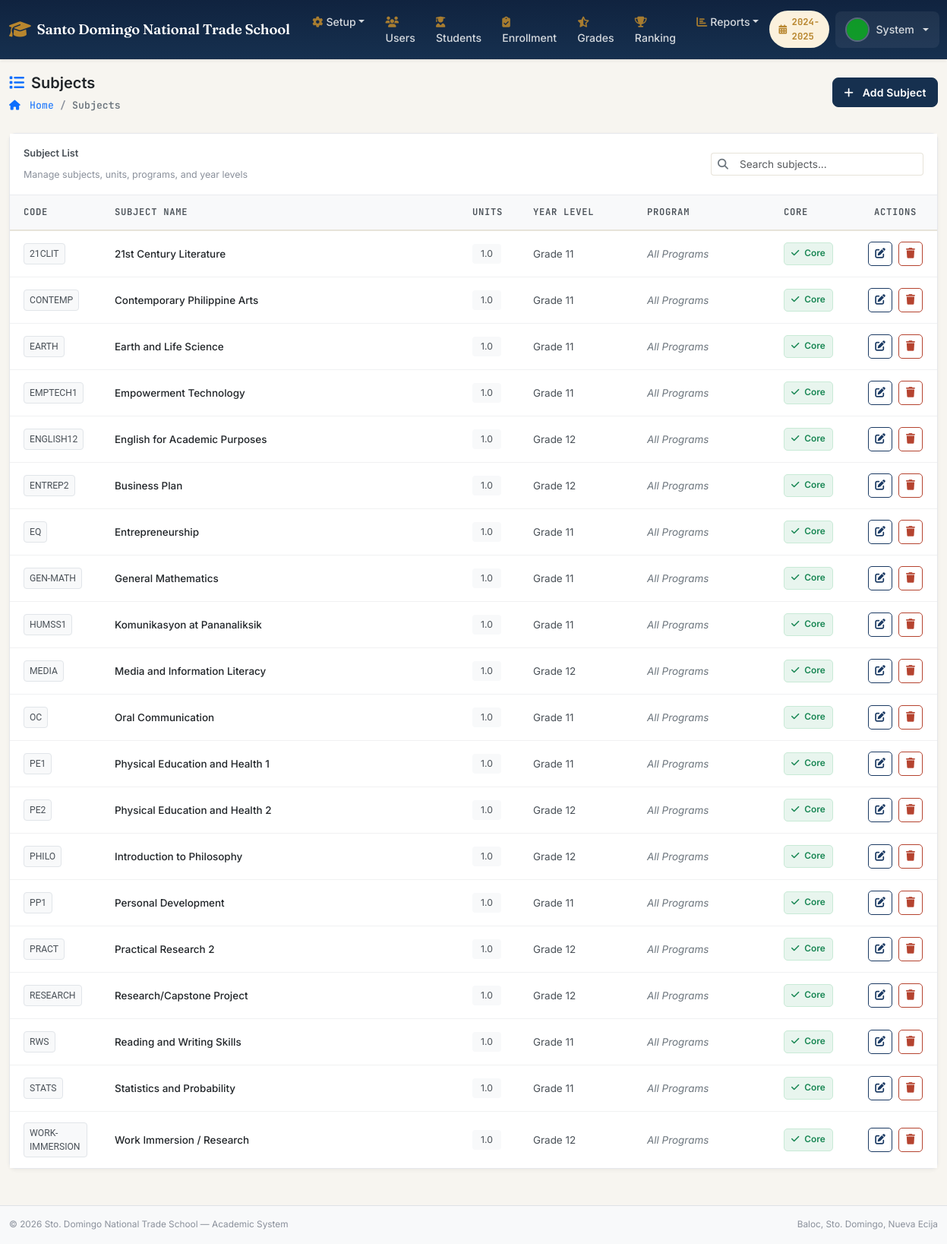
/sdnts/admin/subjects.php (signed in), run on the app's committed database.
### tables this page shows
CREATE TABLE `system_settings` (
  `settingID` INT AUTO_INCREMENT PRIMARY KEY,
  `settingKey` VARCHAR(100) UNIQUE NOT NULL,
  `settingValue` TEXT,
  `dateUpdated` DATETIME DEFAULT CURRENT_TIMESTAMP ON UPDATE CURRENT_TIMESTAMP
);

CREATE TABLE `academicYear` (
  `ayID` INT AUTO_INCREMENT PRIMARY KEY,
  `academicYear` VARCHAR(20) NOT NULL,
  `academicDesc` TEXT,
  `status` ENUM('active','inactive') DEFAULT 'inactive',
  `dateCreated` DATETIME DEFAULT CURRENT_TIMESTAMP,
  `dateDeleted` DATETIME DEFAULT NULL
);

CREATE TABLE `users` (
  `userID` INT AUTO_INCREMENT PRIMARY KEY,
  `employeeNo` VARCHAR(20) UNIQUE DEFAULT NULL,
  `firstName` VARCHAR(100) NOT NULL,
  `middleName` VARCHAR(100) DEFAULT NULL,
  `lastName` VARCHAR(100) NOT NULL,
  `extName` VARCHAR(10) DEFAULT NULL,
  `pic` VARCHAR(255) DEFAULT 'default.png',
  `roleID` INT NOT NULL,
  `email` VARCHAR(150) NOT NULL UNIQUE,
  `password` VARCHAR(255) NOT NULL,
  `programID` INT DEFAULT NULL,
  `isActive` TINYINT(1) DEFAULT 1,
  `dateCreated` DATETIME DEFAULT CURRENT_TIMESTAMP,
  `dateDeleted` DATETIME DEFAULT NULL,
  `deletedBy` INT DEFAULT NULL COMMENT 'Archive audit trail: userID who archived this record',
  FOREIGN KEY (`roleID`) REFERENCES `roles`(`roleID`)
);

CREATE TABLE `subjects` (
  `subjectID` INT AUTO_INCREMENT PRIMARY KEY,
  `subjectCode` VARCHAR(30) NOT NULL,
  `subjectName` VARCHAR(200) NOT NULL,
  `subjectDesc` TEXT,
  `units` DECIMAL(3,1) DEFAULT 1.0,
  `yearID` INT DEFAULT NULL,
  `progID` INT DEFAULT NULL,
  `isCore` TINYINT(1) DEFAULT 0 COMMENT '1=Core subject for all strands',
  `dateCreated` DATETIME DEFAULT CURRENT_TIMESTAMP,
  `dateDeleted` DATETIME DEFAULT NULL,
  FOREIGN KEY (`yearID`) REFERENCES `year`(`yearID`),
  FOREIGN KEY (`progID`) REFERENCES `programs`(`progID`)
);

CREATE TABLE `year` (
  `yearID` INT AUTO_INCREMENT PRIMARY KEY,
  `yearName` VARCHAR(50) NOT NULL,
  `yearDesc` VARCHAR(100),
  `progID` INT NOT NULL,
  `dateCreated` DATETIME DEFAULT CURRENT_TIMESTAMP,
  `dateDeleted` DATETIME DEFAULT NULL,
  FOREIGN KEY (`progID`) REFERENCES `programs`(`progID`)
);

### sdnts/includes/config.php (called while the page is built, shortened)
<?php
function getDB(): PDO {
    static $pdo = null;
    if ($pdo === null) {
        try {
            $dsn = "mysql:host=" . DB_HOST . ";dbname=" . DB_NAME . ";charset=" . DB_CHARSET;
            $options = [
                PDO::ATTR_ERRMODE            => PDO::ERRMODE_EXCEPTION,
                PDO::ATTR_DEFAULT_FETCH_MODE => PDO::FETCH_ASSOC,
                PDO::ATTR_EMULATE_PREPARES   => false,
            ];
            $pdo = new PDO($dsn, DB_USER, DB_PASS, $options);
        } catch (PDOException $e) {
            die('<div style="background:#fee;padding:20px;font-family:monospace;">
                <strong>Database Connection Error</strong><br>
                Please ensure XAMPP MySQL is running and database <strong>sdnts_db</strong> exists.<br>
                Run <code>database.sql</code> first.<br>
                Error: ' . htmlspecialchars($e->getMessage()) . '
            </div>');
        }
    }
    return $pdo;
}
function getActiveAY(): array {
    $db = getDB();
    $stmt = $db->prepare("SELECT * FROM academicYear WHERE status='active' LIMIT 1");
    $stmt->execute();
    return $stmt->fetch() ?: ['ayID' => 1, 'academicYear' => '2024-2025'];
}
function getSetting(string $key): string {
    $db = getDB();
    $stmt = $db->prepare("SELECT settingValue FROM system_settings WHERE settingKey=?");
    $stmt->execute([$key]);
    $row = $stmt->fetch();
    return $row ? $row['settingValue'] : '';
}
function clean(string $str): string {
    return htmlspecialchars(trim($str), ENT_QUOTES, 'UTF-8');
}

### sdnts/admin/subjects.php (the view, shortened to what this page needs)
<?php
require_once '../includes/config.php';
$db = getDB();
$subjects = $db->query("
    SELECT
        s.*,
        y.yearName,
        p.progName
    FROM subjects s
    LEFT JOIN year y
        ON s.yearID = y.yearID
    LEFT JOIN programs p
        ON s.progID = p.progID
    WHERE s.dateDeleted IS NULL
    ORDER BY s.subjectCode
")->fetchAll();
include '../includes/header.php';
?>
<div class="subject-page-header d-flex justify-content-between align-items-center">
    <div>
        <div class="subject-page-title">
            <i class="fas fa-list"></i>
            <span>Subjects</span>
        </div>
        <nav aria-label="breadcrumb">
            <ol class="breadcrumb subject-breadcrumb">
                <li class="breadcrumb-item">
                    <a href="<?= SITE_URL ?>/dashboard.php">
                        <i class="fas fa-home me-1"></i>
                        Home
                    </a>
                </li>
                <li
                    class="breadcrumb-item active"
                    aria-current="page"
                >
                    Subjects
                </li>
            </ol>
        </nav>
    </div>
    <button
        type="button"
        class="btn btn-primary subject-add-btn"
        data-bs-toggle="modal"
        data-bs-target="#modalSubj"
        onclick="resetSubjectForm()"
    >
        <i class="fas fa-plus me-2"></i>
        Add Subject
    </button>
</div>
<div class="subject-card">
    <div class="subject-toolbar">
        <div class="d-flex justify-content-between align-items-center">
            <div>
                <div class="subject-toolbar-label">
                    Subject List
                </div>
                <small class="text-muted">
                    Manage subjects, units, programs, and year levels
                </small>
            </div>
            <div class="subject-search">
                <div class="input-group input-group-sm">
                    <span class="input-group-text">
                        <i class="fas fa-search"></i>
                    </span>
                    <input
                        type="text"
                        id="subjectSearch"
                        class="form-control"
                        placeholder="Search subjects..."
                        autocomplete="off"
                    >
                </div>
            </div>
        </div>
    </div>
    <?php if (!empty($subjects)): ?>
        <div class="table-responsive">
            <table
                class="table subject-table table-hover"
                id="subjectTable"
            >
                <thead>
                    <tr>
                        <th style="width: 120px;">
                            Code
                        </th>
                        <th style="min-width: 210px;">
                            Subject Name
                        </th>
                        <th style="width: 80px;">
                            Units
                        </th>
                        <th style="width: 150px;">
                            Year Level
                        </th>
                        <th style="width: 180px;">
                            Program
                        </th>
                        <th style="width: 110px;">
                            Core
                        </th>
                        <th
                            style="width: 110px;"
                            class="text-center"
                        >
                            Actions
                        </th>
                    </tr>
                </thead>
                <tbody>
                <?php foreach ($subjects as $s): ?>
                    <tr>
                        <td>
                            <span class="subject-code">
                                <?= clean($s['subjectCode']) ?>
                            </span>
                        </td>
                        <td>
                            <span class="subject-name">
                                <?= clean($s['subjectName']) ?>
                            </span>
                        </td>
                        <td>
                            <span class="subject-units">
                                <?= clean($s['units']) ?>
                            </span>
                        </td>
                        <td>
                            <?php if (!empty($s['yearName'])): ?>
                                <span class="subject-assignment">
                                    <?= clean($s['yearName']) ?>
                                </span>
                            <?php else: ?>
                                <span class="subject-all">
                                    All Levels
                                </span>
                            <?php endif; ?>
                        </td>
                        <td>
                            <?php if (!empty($s['progName'])): ?>
                                <span class="subject-assignment">
                                    <?= clean($s['progName']) ?>
                                </span>
                            <?php else: ?>
                                <span class="subject-all">
                                    All Programs
                                </span>
                            <?php endif; ?>
                        </td>
                        <td>
                            <?php if ($s['isCore']): ?>
                                <span class="subject-core core">
                                    <i class="fas fa-check me-1"></i>
                                    Core
                                </span>
                            <?php else: ?>
                                <span class="subject-core elective">
                                    Elective
                                </span>
                            <?php endif; ?>
                        </td>
                        <td class="text-center">
                            <div class="subject-actions">
                                <button
                                    type="button"
                                    class="btn btn-outline-primary btn-edit-subj"
                                    title="Edit Subject"
                                    data-subj="<?= htmlspecialchars(
                                        json_encode($s),
                                        ENT_QUOTES
                                    ) ?>"
                                    data-bs-toggle="modal"
                                    data-bs-target="#modalSubj"
                                >
                                    <i class="fas fa-edit"></i>
                                </button>
                                <form
                                    method="POST"
                                    class="d-inline"
                                >
                                    <button
                                        type="submit"
                                        class="btn btn-outline-danger btn-delete"
                                        title="Delete Subject"
                                    >
                                        <i class="fas fa-trash"></i>
                                    </button>
                                </form>
                            </div>
                        </td>
                    </tr>
                <?php endforeach; ?>
                </tbody>
            </table>
        </div>
    <?php endif; ?>
</div>
<?php include '../includes/footer.php'; ?>

### sdnts/includes/header.php (shortened to what this page needs)
<?php
$activeAY = getActiveAY();
$schoolName = getSetting('school_name') ?: 'SDNTS';
$currentUser = null;
try {
    $db = getDB();
    $stmt = $db->prepare("SELECT u.*, r.roleName FROM users u JOIN roles r ON u.roleID=r.roleID WHERE u.userID=?");
    $stmt->execute([$_SESSION['userID']]);
    $currentUser = $stmt->fetch();
} catch(Exception $e) {}
?>
<!DOCTYPE html>
<html lang="en">
<head>
  <link rel="stylesheet" href="https://cdnjs.cloudflare.com/ajax/libs/bootstrap/5.3.2/css/bootstrap.min.css">
  <link rel="stylesheet" href="https://cdnjs.cloudflare.com/ajax/libs/font-awesome/6.5.0/css/all.min.css">
  <link rel="stylesheet" href="https://cdnjs.cloudflare.com/ajax/libs/datatables/1.10.21/css/dataTables.bootstrap5.min.css">
  <link rel="stylesheet" href="<?= SITE_URL ?>/assets/css/style.css">
</head>
<body>
<nav class="navbar navbar-expand-lg navbar-dark site-navbar shadow-sm">
  <div class="container-fluid">
    <a class="navbar-brand d-flex align-items-center gap-2" href="<?= SITE_URL ?>/dashboard.php">
      <i class="fas fa-graduation-cap fa-lg"></i>
      <span class="d-none d-md-inline"><?= clean($schoolName) ?></span>
    </a>
    <div class="collapse navbar-collapse" id="navMain">
      <ul class="navbar-nav me-auto">
        <?php if (in_array($_SESSION['roleID'], [ROLE_ADMIN, ROLE_PRINCIPAL])): ?>
        <li class="nav-item dropdown">
          <a class="nav-link dropdown-toggle" href="#" data-bs-toggle="dropdown"><i class="fas fa-cog me-1"></i>Setup</a>
        </li>
        <?php endif; ?>
        <?php if ($_SESSION['roleID'] === ROLE_ADMIN): ?>
        <li class="nav-item">
          <a class="nav-link" href="<?= SITE_URL ?>/admin/users.php"><i class="fas fa-users me-1"></i>Users</a>
        </li>
        <?php endif; ?>
        <?php if (in_array($_SESSION['roleID'], [ROLE_ADMIN, ROLE_PRINCIPAL, ROLE_TEACHER])): ?>
        <li class="nav-item">
          <a class="nav-link" href="<?= SITE_URL ?>/admin/students.php"><i class="fas fa-user-graduate me-1"></i>Students</a>
        </li>
        <li class="nav-item">
          <a class="nav-link" href="<?= SITE_URL ?>/admin/enrollment.php"><i class="fas fa-clipboard-check me-1"></i>Enrollment</a>
        </li>
        <li class="nav-item">
          <a class="nav-link" href="<?= SITE_URL ?>/admin/grades.php"><i class="fas fa-star-half-alt me-1"></i>Grades</a>
        </li>
        <li class="nav-item">
          <a class="nav-link" href="<?= SITE_URL ?>/admin/ranking.php"><i class="fas fa-trophy me-1"></i>Ranking</a>
        </li>
        <?php endif; ?>
        <li class="nav-item dropdown">
          <a class="nav-link dropdown-toggle" href="#" data-bs-toggle="dropdown"><i class="fas fa-chart-bar me-1"></i>Reports</a>
        </li>
      </ul>
      <ul class="navbar-nav ms-auto align-items-center">
        <li class="nav-item me-2">
          <span class="ay-chip"><i class="fas fa-calendar-alt"></i><?= clean($activeAY['academicYear']) ?></span>
        </li>
        <li class="nav-item dropdown">
          <a class="nav-link dropdown-toggle d-flex align-items-center gap-2 user-menu-toggle" href="#" data-bs-toggle="dropdown">
            <img src="<?= SITE_URL ?>/assets/img/uploads/<?= clean($currentUser['pic'] ?? 'default.png') ?>"
                 class="rounded-circle user-avatar-img" width="32" height="32" style="object-fit:cover;" onerror="this.src='<?= SITE_URL ?>/assets/img/default.png'">
            <span class="d-none d-lg-inline"><?= clean($currentUser['firstName'] ?? '') ?></span>
          </a>
        </li>
      </ul>
    </div>
  </div>
</nav>
<div class="container-fluid mt-3">

### data on the page
system_settings: settingValue "Santo Domingo National Trade School"
academicyear: academicYear "2024-2025"
users: pic (placeholder picture), firstName "System"
subjects: subjectCode "21CLIT", subjectName "21st Century Literature", units "1.0", yearID.yearName "Grade 11", isCore 1 (drawn)
subjects: subjectCode "CONTEMP", subjectName "Contemporary Philippine Arts", units "1.0", yearID.yearName "Grade 11", isCore 1 (drawn)
subjects: subjectCode "EARTH", subjectName "Earth and Life Science", units "1.0", yearID.yearName "Grade 11", isCore 1 (drawn)
subjects: subjectCode "EMPTECH1", subjectName "Empowerment Technology", units "1.0", yearID.yearName "Grade 11", isCore 1 (drawn)
subjects: subjectCode "ENGLISH12", subjectName "English for Academic Purposes", units "1.0", yearID.yearName "Grade 12", isCore 1 (drawn)
subjects: subjectCode "ENTREP2", subjectName "Business Plan", units "1.0", yearID.yearName "Grade 12", isCore 1 (drawn)
subjects: subjectCode "EQ", subjectName "Entrepreneurship", units "1.0", yearID.yearName "Grade 11", isCore 1 (drawn)
subjects: subjectCode "GEN-MATH", subjectName "General Mathematics", units "1.0", yearID.yearName "Grade 11", isCore 1 (drawn)
subjects: subjectCode "HUMSS1", subjectName "Komunikasyon at Pananaliksik", units "1.0", yearID.yearName "Grade 11", isCore 1 (drawn)
subjects: subjectCode "MEDIA", subjectName "Media and Information Literacy", units "1.0", yearID.yearName "Grade 12", isCore 1 (drawn)
subjects: subjectCode "OC", subjectName "Oral Communication", units "1.0", yearID.yearName "Grade 11", isCore 1 (drawn)
subjects: subjectCode "PE1", subjectName "Physical Education and Health 1", units "1.0", yearID.yearName "Grade 11", isCore 1 (drawn)
subjects: subjectCode "PE2", subjectName "Physical Education and Health 2", units "1.0", yearID.yearName "Grade 12", isCore 1 (drawn)
subjects: subjectCode "PHILO", subjectName "Introduction to Philosophy", units "1.0", yearID.yearName "Grade 12", isCore 1 (drawn)
subjects: subjectCode "PP1", subjectName "Personal Development", units "1.0", yearID.yearName "Grade 11", isCore 1 (drawn)
subjects: subjectCode "PRACT", subjectName "Practical Research 2", units "1.0", yearID.yearName "Grade 12", isCore 1 (drawn)
subjects: subjectCode "RESEARCH", subjectName "Research/Capstone Project", units "1.0", yearID.yearName "Grade 12", isCore 1 (drawn)
subjects: subjectCode "RWS", subjectName "Reading and Writing Skills", units "1.0", yearID.yearName "Grade 11", isCore 1 (drawn)
subjects: subjectCode "STATS", subjectName "Statistics and Probability", units "1.0", yearID.yearName "Grade 11", isCore 1 (drawn)
subjects: subjectCode "WORK-IMMERSION", subjectName "Work Immersion / Research", units "1.0", yearID.yearName "Grade 12", isCore 1 (drawn)
